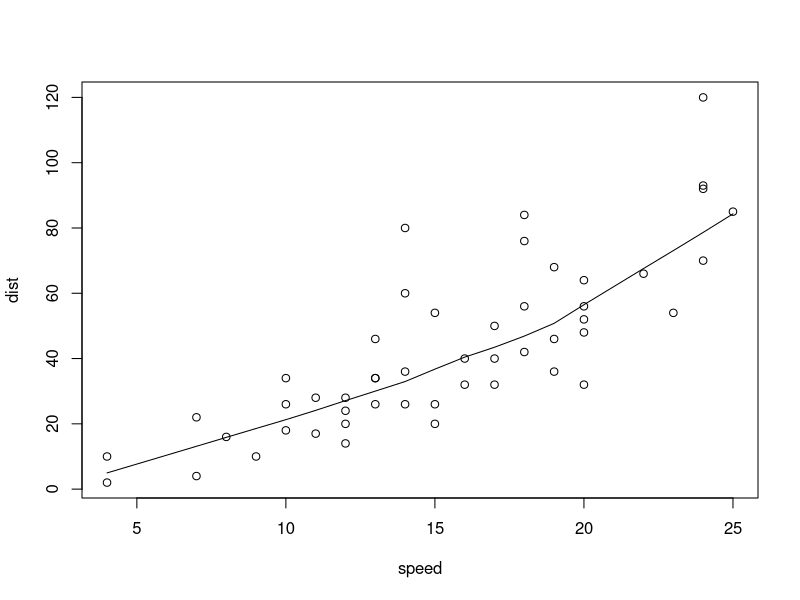
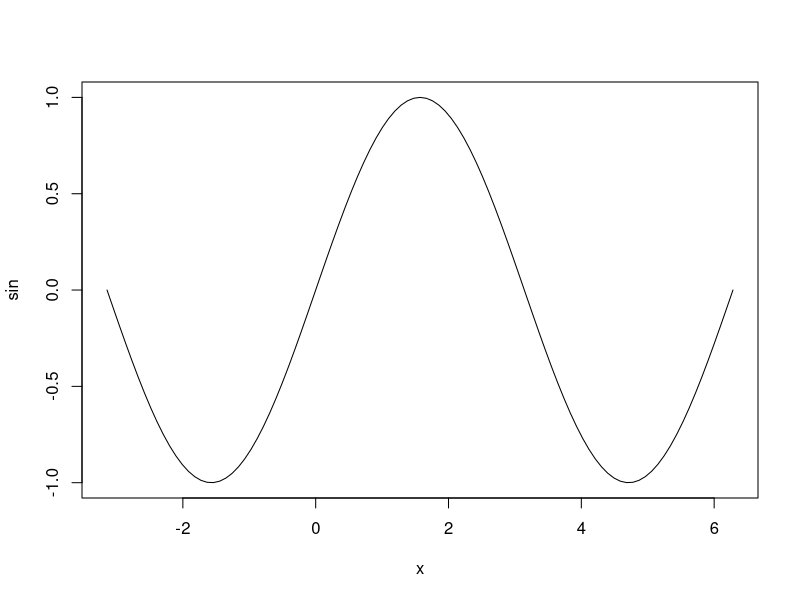

Generate these figures, in order, with R: (Note: this script raises an error after producing the figures.)
# Grundrechenarten in R

5 + 1  # Addition: Ergebnis 6
6 - 2.6  # Subtraktion: Ergebnis 3.4
4 * 0.01  # Multiplikation: Ergebnis 0.04
9 / 8  # Division: Ergebnis 1.125
(3 / 4) * (5 / 8)  # Kombinierte Operation: Ergebnis 0.46875

1 + 5  # Addition: Ergebnis 6

# Arbeiten mit Variablen und Zuweisungen
# R ist eine Objektsprache, was bedeutet, dass Werte Objekten (Variablen) zugewiesen werden.

# Hier wird ein Fehler auftreten, weil die Variable 'a' noch nicht definiert ist:
# a / 10  # Führt zu einem Fehler, weil 'a' nicht definiert ist

# Zuweisung eines Werts zu 'a'
a <- 1 + 5  # 'a' wird der Wert 6 zugewiesen
a  # Ausgabe: 6

# Alternativer Zuweisungsoperator (rechts nach links)
1 -> a  # 'a' wird der Wert 1 zugewiesen
a  # Ausgabe: 1

# Hinweis: In R können Variablen überschrieben werden, wie hier gezeigt.
# Zuerst war 'a' 6, dann wurde es 1.

# Logische Operatoren
3 > 1  # Wahr (TRUE), weil 3 größer als 1 ist
7 < 1  # Falsch (FALSE), weil 7 nicht kleiner als 1 ist
2 == 1  # Falsch (FALSE), weil 2 nicht gleich 1 ist
3 != 1  # Wahr (TRUE), weil 3 nicht gleich 1 ist
1 <= 1  # Wahr (TRUE), weil 1 kleiner oder gleich 1 ist
2 >= 2  # Wahr (TRUE), weil 2 größer oder gleich 2 ist

# Hinweis: Das Ergebnis von logischen Vergleichen ist ein logischer Wert (TRUE oder FALSE).

# Arithmetik mit logischen Werten
(3 > 1) + 1  # TRUE wird als 1 interpretiert, also 1 + 1 = 2

# Arbeiten mit Funktionen
# Eine Funktion ist ein vordefinierter Satz von Anweisungen, die aufgerufen werden können.

# Überprüfen, ob ein Wert NA (Not Available) ist
is.na(100)  # Ergebnis: FALSE, weil 100 nicht NA ist
is.na(NA)  # Ergebnis: TRUE, weil NA gleich NA ist

# Eigene Funktionen definieren
daniel <- function() {
  return("hello world!")
}

# Aufruf der Funktion
daniel()  # Ausgabe: "hello world!"
daniel  # Zeigt die Definition der Funktion

# Weitere eingebaute Funktionen
sum(2 < 3)  # Summe von TRUE, was als 1 interpretiert wird: Ergebnis 1
sum(10 + 2)  # Summe des Ausdrucks 10 + 2: Ergebnis 12

# Mehrere Werte an die Summe-Funktion übergeben, einschließlich NA
sum(1, 2, 3, 4, 10, NA, na.rm = TRUE)  # NA wird ignoriert, Ergebnis: 20
sum(1, 2, 3, 4, 10, NA)  # Ohne na.rm, Ergebnis ist NA, weil ein NA enthalten ist

# Hilfefunktion in R
?sum  # Zeigt die Dokumentation der Funktion sum() an
help(sum)  # Alternative Methode, um die Hilfe anzuzeigen

# Objektorientierung in R
# Erstellen eines Vektors (Sammlung von Werten desselben Typs)
hwr <- c(1, 4, 8, 10)  # Ein numerischer Vektor
hwr  # Ausgabe: 1 4 8 10

# Erstellen eines gemischten Vektors
hwr_neu <- c(1, 4, 8, 10.4, "eins")  # Dieser Vektor enthält eine Zahl als Zeichenfolge
hwr_neu  # Ausgabe: "1" "4" "8" "10.4" "eins"

# Ersetzen von "eins" durch das Objekt 'eins', das den numerischen Wert 1 enthält
eins <- 1  # Zuweisung des Werts 1 an das Objekt 'eins'
hwr_neu2 <- c(1, 4, 8, 10, eins)  # Erstellen eines neuen Vektors
hwr_neu2  # Ausgabe: 1 4 8 10 1

# Vektoroperationen
hwr_neu2 / 5  # Jedes Element des Vektors wird durch 5 dividiert

# Summen von Vektoren
sum(hwr)  # Ergebnis: 23 (Summe der Elemente im Vektor hwr)

# Zugriff auf Elemente eines Vektors
hwr[3]  # Ausgabe des dritten Elements: 8

# Logische Operationen auf Vektoren
hwr > 6  # Prüft, ob jedes Element größer als 6 ist
hwr[hwr > 6]  # Gibt nur die Elemente zurück, die größer als 6 sind: 8 und 10

# Struktur von Objekten untersuchen
str(hwr)  # Zeigt die Struktur des Vektors hwr an
str(TRUE)  # Zeigt die Struktur des logischen Werts TRUE


# kurzer Exkurs zum zeichnen und der Hilfe
# umgang mit der hilfe und Beispiele

require(stats) # for lowess, rpois, rnorm
require(graphics) # for plot methods
plot(cars)  # cars ist ein Datensatz aus R und wird mit den Paketen zuvor geladen
lines(lowess(cars))

# was macht die funktion lowess
? lowess() # zeichnet eine line vom Ursprung zur rechten Seite

? plot
plot(sin, -pi, 2*pi) # see ?plot.function

# Laden und Bearbeiten von Dateien
# Installieren des Pakets 'readr', um Daten einzulesen
# install.packages("readr", dependencies = TRUE)  # Nur einmal ausführen

install.packages("readr", dependencies = TRUE) 
library(readr)

Gebrauchtwagen <- read_delim("Data/Input/Gebrauchtwagen.csv", 
                             delim = ";", escape_double = FALSE, locale = locale(decimal_mark = ","), 
                             trim_ws = TRUE)
View(Gebrauchtwagen)


# Beispiel für die Erstellung eines einfachen DataFrames
df <- data.frame(
  Name = c("Anna", "Bernd", "Clara"),
  Alter = c(23, 35, 28)
)
df  # Ausgabe des DataFrames

# Zugriff auf Spalten eines DataFrames
df$Alter  # Gibt die Alterswerte zurück: 23, 35, 28
mean(df$Alter)  # Durchschnittsalter berechnen: 28.67

# Zusammenfassung der Inhalte eines DataFrames
summary(df)  # Statistische Zusammenfassung des DataFrames

# Visualisierung von Daten
# Erstellen eines einfachen Streudiagramms
plot(df$Alter, df$Name, main = "Alter der Personen", xlab = "Alter", ylab = "Name")